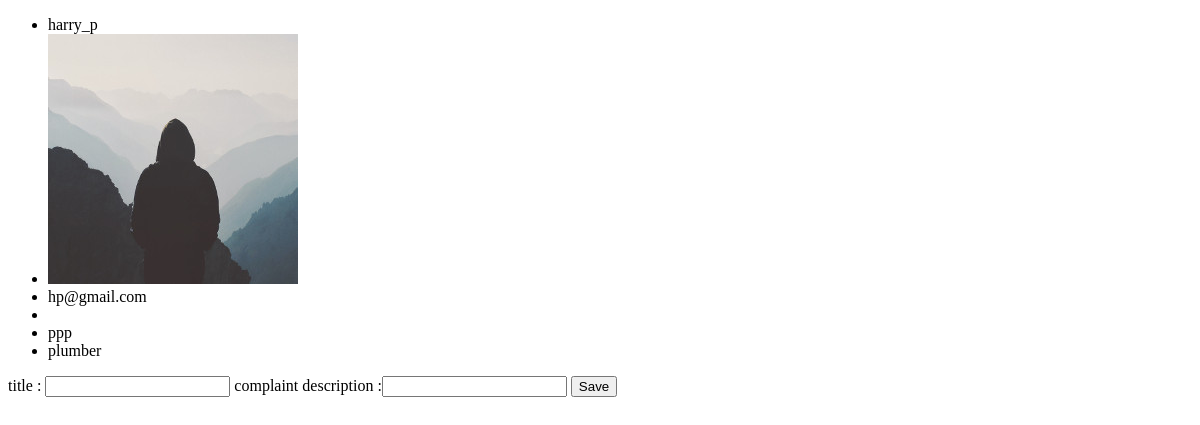
Page /profile/5/ on the earlier database version.
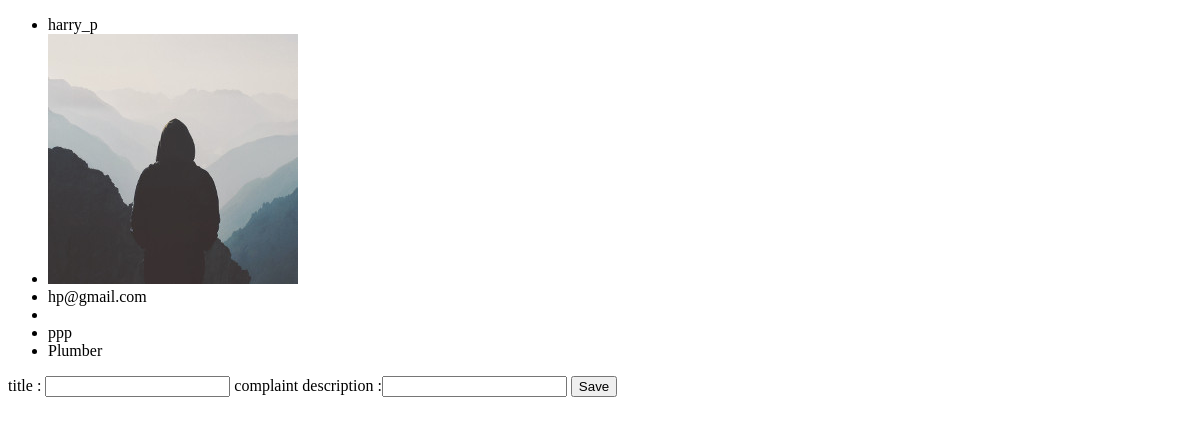
Same page on the later database version.
### user/models.py (models this page shows, shortened)
class WorkerProfile(models.Model):
    worker =models.OneToOneField(UserProfile, null =True, on_delete=models.SET_NULL)
    profession = models.CharField(max_length=100, default=None)
    biodata = models.TextField(default = None)
    no_of_jobs = models.IntegerField(default=0)

class UserProfile(models.Model):
    user = models.OneToOneField(CustomUser,null =True, on_delete=models.SET_NULL)
    image=models.ImageField(default='default.jpg',upload_to='profile_pics')  #images will get saved in directory called profile_pics
    phone_no= models.CharField(default='0000',max_length=50)
    address = models.TextField(default = '0000')

class CustomUser(AbstractUser):
    email = models.EmailField(verbose_name="Email", null=True, unique=True, max_length=100)
    USERNAME_FIELD = "email" # make the user log in with the email
    REQUIRED_FIELDS = ["username"]
    objects = CustomUserManager()

### home/views.py (the view, shortened to what this page needs)
# urls.py: path('profile/<int:pk>/', profile_detail, name = 'profile-detail'),
def profile_detail(request, pk):
    worker = get_object_or_404(WorkerProfile, pk=pk)
    context ={
            'worker':worker,
            }
    return render(request, 'home/WorkerProfile_detail.html', context)

### home/templates/home/WorkerProfile_detail.html (shortened to what this page needs)
<!DOCTYPE html>
<head>
</head>
<body>
    <ul>
            <li>{{ worker.worker.user.username }}</li>
            <li><img class="img-fluid rounded-start" src="{{ worker.worker.image.url }}"></li>
            <li>{{ worker.worker.user.email }}</li>
            <li>{{ worker.star }}</li>
            <li>{{ worker.biodata }}</li>
            <li>{{ worker.profession }}</li>
    </ul>
    <form method = "post">
        title : <input type="text" name = "title"/>
        complaint description :<input type = "text" name = "complaint"/>
        <input type = "submit" value = "Save" />
    </form>
</body>

Differences in the rows shown:
changed WorkerProfile "ppp": profession "plumber" → "Plumber"
